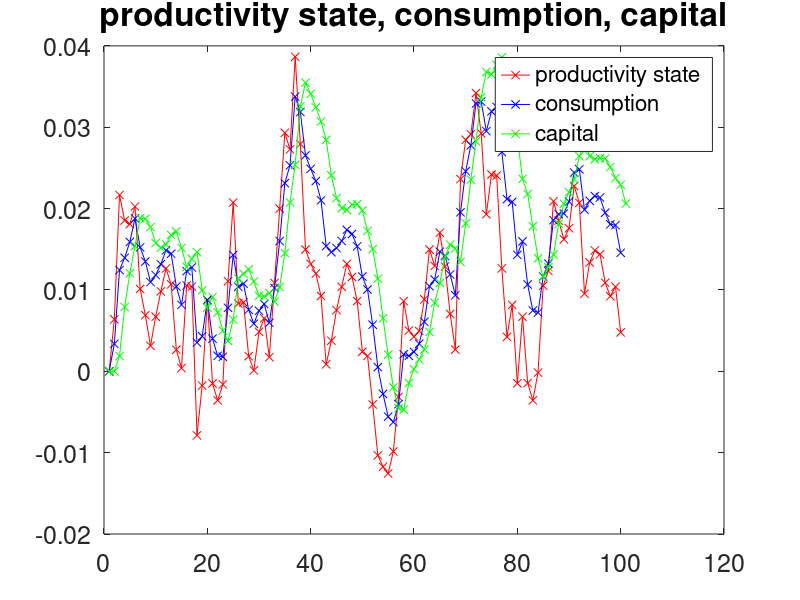

Write the MATLAB code that produced this figure.
% This implements the solution of a
% multivariate rational expectations model,
% using the example of a basic RBC model,
% i.e., the model economy used in the lectures
% to explain the general solution procedure.
% The computations performed in the following code therefore
% correspond to pages 41 - 51 of the book
% by Roger E. A. Farmer,
% "Macroeconomics of Self-fulfilling Prophecies", 2nd edition, MIT Press, 1999.
% The comments refer to page numbers and equation numbers from the book.
% Thomas Hintermaier, hinterma@uni-bonn.de, December 16, 2019

% Specify paramter values used in the model
% (Remark: Notation is in line with symbols in the book.)
beta  = 0.95; % discount factor
alpha = 0.3;  % capital share
delta = 0.1;  % depreciation rate
rho   = 0.9;  % autocorrelation of productivity

% Getting non-stochastic steady-state values
% book: p. 46; lecture slides: Part 9, Slide 13
k_bar = ((1/beta - 1 + delta)/alpha)^(1/(alpha - 1));
c_bar = k_bar^alpha  - delta*k_bar;
s_bar = 1;

% Describing relationships underlying linear coefficients
% book: p. 46; lecture slides: Part 9, Slide 14.
a1 = beta*alpha*(alpha - 1)*k_bar^(alpha - 1);
a2 = beta*alpha*k_bar^(alpha - 1);
b1 = 1 - delta + alpha*k_bar^(alpha - 1);
b2 = k_bar^(alpha - 1);
b3 = -c_bar/k_bar;

% Writing dynamic equilibrium conditions into matrix form

% m371 stands for the 1st matrix showing up in equation (3.7),
% i.e. the matrix multiplying period-t variables on the LHS of (3.7).
% book: p. 47; lecture slides: Part 9, Slide 15.

m371 = zeros(3,3);
m371(1,1) = -1;
m371(2,1) = b3;
m371(2,2) = b1;
m371(2,3) = b2;
m371(3,3) = rho;

% m372 stands for the 2nd matrix showing up in equation (3.7),
% i.e. the matrix multiplying period-t variables on the LHS of (3.7).
% book: p. 47; lecture slides: Part 9, Slide 15.
m372 = zeros(3,3);
m372(1,1) = -1;
m372(1,2) = a1;
m372(1,3) = a2;
m372(2,2) = 1;
m372(3,3) = 1;

% m38 stands for the inverse of m371
% book: equation (3.8), p. 47; lecture slides: Part 9, Slide 16 (top).
m38 = inv(m371);

% Matrix A
% book: equation (3.9), p. 47; lecture slides: Part 9, Slide 16.
% Note that this encodes all the relevant dynamics for the solution.
A = m38*m372;

% Calculate Eigenvectors and Eigenvalues of A
[Q_temp,Lam_temp] = eig(A); % These are labeled "temp", 
                            % for being temporary in the sense that we still
                            % need to make sure that the ORDERING of eigenvalues
                            % puts the forward-stable one in the first position

% The next lines are there to identify the appropriate eigenvalue,
% which is forward stable, and therefore can be used to derive
% a restriction to express a free variable as an equilibrium function of predetermined variables
diagonal_Lam_temp = diag(Lam_temp);
select_i_stable = abs(diagonal_Lam_temp) < 1;
mark_unstable = not(select_i_stable);

% Reordering to make sure the stable eigenvalue and the corresponding eigenvector
% are in the first positions in the matrix of eigenvalues and the matrix of eigenvectors.
Lam = diag([diagonal_Lam_temp(select_i_stable);diagonal_Lam_temp(mark_unstable)]);
Q = zeros(3,3);
Q(:,1) =     Q_temp(:,select_i_stable);
Q(:,2:end) = Q_temp(:,mark_unstable);
% The eigenvalue less than one in absolute value is in the first position now
% book: p. 50, equation (3.12); lecture slides: Part 10, Slide 7.

% The inverse of Q, as used in the decomposition A = Q*Lam*inv(Q)
% book, p. 50 (top), lecture slides: Part 10, Slide 4.
Q_inv = inv(Q);

% The key restriction: getting a free variable (consumption)
% as an equilibrium function of predetermined variables (capital, productivity-state).
% book: p. 51, lecture slides: Part 10, Slide 9.
disp('coefficients of rational expectations equilibrium function');
c_coeff_k = -Q_inv(1,2)/Q_inv(1,1)
c_coeff_s = -Q_inv(1,3)/Q_inv(1,1)

% % disp('Q');
% % Q
% % 
% % disp('Lam');
% % Lam
% % 
% % disp('inverse of Q');
% % Q_inv

var_v = 0.007^2;
% T = 10;
T = 100;
% T = 1000;
% T = 100000;

randn('seed',123); % Seeding the random number generator, to be able to control and fix randomness for various runs (experiments)
% Getting draws of the shock realizations
v_t = zeros(T,1);
% ---------------------------------------------------
% Specification to obtain impulse-response functions:
% v_t(2) = sqrt(var_v)*1; % make sure to comment out random shocks for later periods
% ---------------------------------------------------
% Specification for stochastic realizations:
v_t(2:end)=sqrt(var_v)*randn(length(v_t) - 1,1);
% ---------------------------------------------------

% Generating the sequence of autocorrelated productivity states
s_t = NaN*zeros(T,1);
s_t(1) = 0;
for t = 2:T
 
    s_t(t) = rho*s_t(t-1) + v_t(t);
    
end;

% % plot(s_t);
% % s_t(1:10)

% Generating the time series of variables, which are equilibria for the given shock realizations
c_t = NaN*zeros(T,1);
k_t = NaN*zeros(T+1,1);
k_t(1) = 0;

for t = 1:T;
    % Imposing the key equilibrium restriction from rational expectations:
    % The free variable (consumption) is expressed as a function of
    % the predetermined variables (capital and productivity state)
    % book: p. 51, lecture slides: Part 10, Slide 9.
    % This is the recursive structure described in Part 10, Slide 12.
    c_t(t) = -Q_inv(1,2)/Q_inv(1,1)*k_t(t) -Q_inv(1,3)/Q_inv(1,1)*s_t(t);
    k_t(t+1) = b1*k_t(t) + b2*s_t(t) + b3*c_t(t);   
    
end;

% % figure(1);
% % plot(s_t);
% % title('productivity state');
% % 
% % figure(2);
% % plot(c_t);
% % title('consumption');
% % 
% % figure(3);
% % plot(k_t);
% % title('capital stock');

figure(10);
plot(s_t,'r-x');
hold on;
plot(c_t,'b-x');
plot(k_t,'g-x');
set(gca,"fontsize", 18)
title('productivity state, consumption, capital','FontSize',24);
legend('productivity state','consumption','capital');
hold off;

% % disp('s_t        c_t         k_t+1');
% % [s_t,c_t,k_t(2:end)]













